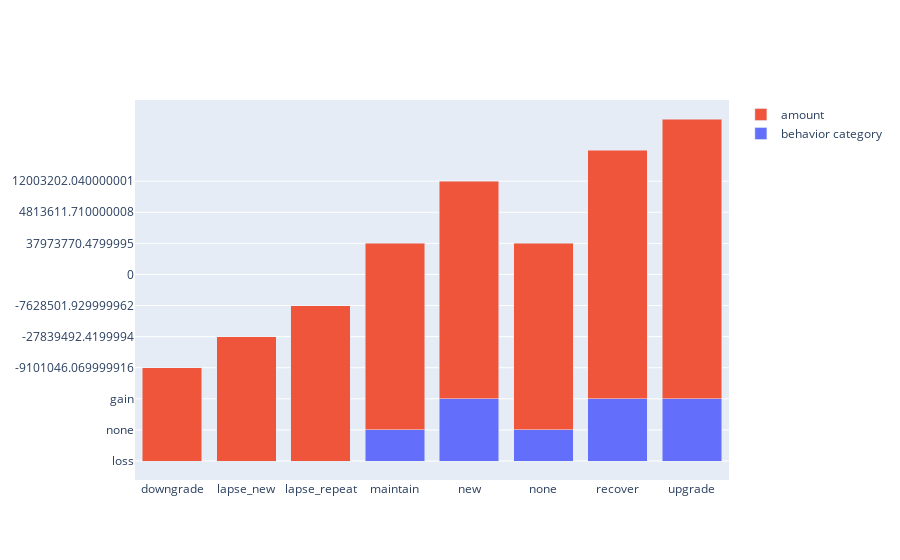

The notebook cell this image was saved under:
### Code cell
fig = go.Figure(data=[
    go.Bar(name='behavior category', x=yr_info171['behavior_2017'], y=yr_info171['gainloss_2017']),
    go.Bar(name='amount', x=yr_info171['behavior_2017'], y=yr_info171['gainloss_2017_amt'])
])
# Change the bar mode
fig.update_layout(barmode='stack')
fig.show()

### Figure 1 — Plotly figure (JSON) as saved in the notebook; plotly's stock layout.template omitted (floating-point values rounded to 4 significant figures)
{"data": [{"name": "behavior category", "type": "bar", "x": ["downgrade", "lapse_new", "lapse_repeat", "maintain", "new", "none", "recover", "upgrade"], "y": ["loss", "loss", "loss", "none", "gain", "none", "gain", "gain"]}, {"name": "amount", "type": "bar", "x": ["downgrade", "lapse_new", "lapse_repeat", "maintain", "new", "none", "recover", "upgrade"], "y": [-9101000.0, -27840000.0, -7629000.0, 0, 37970000.0, 0, 4814000.0, 12000000.0]}], "layout": {"barmode": "stack"}}
